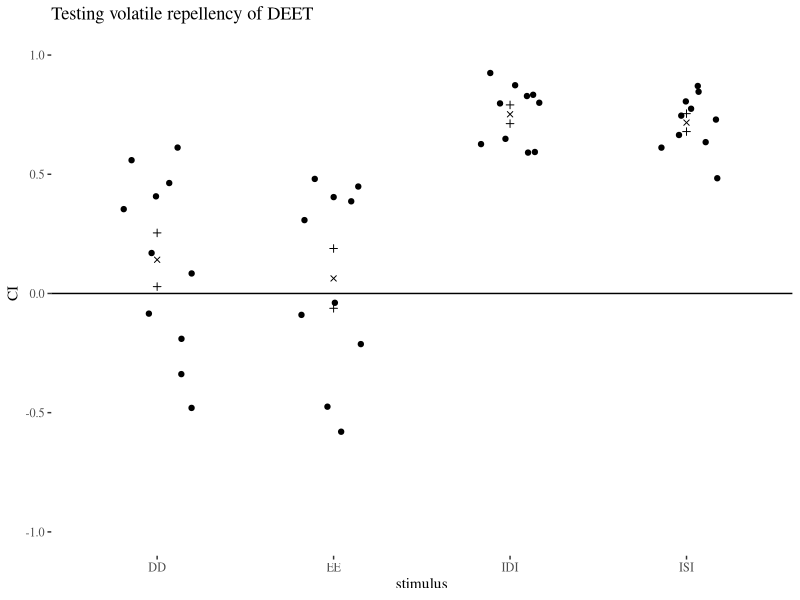
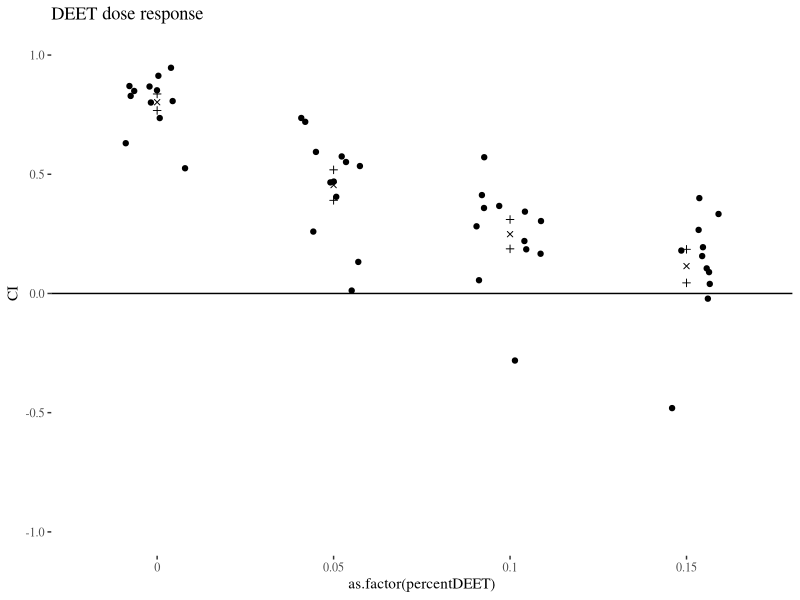
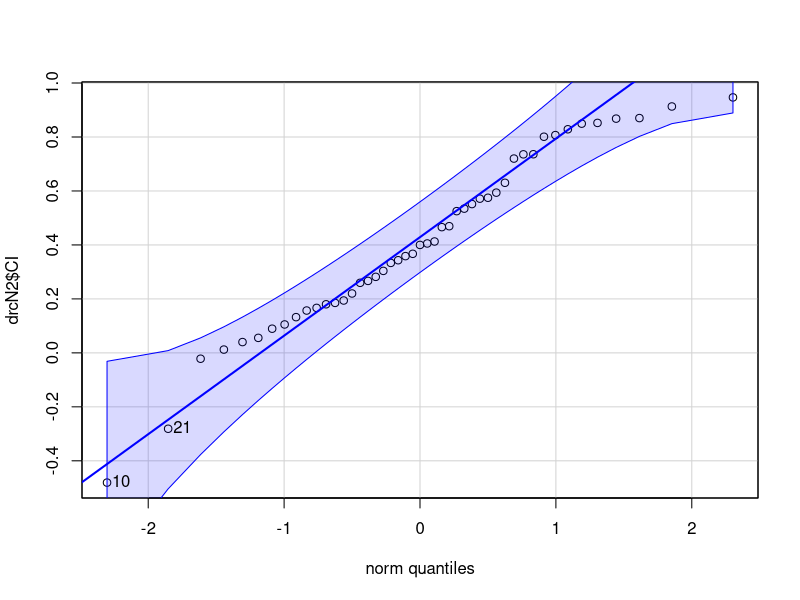
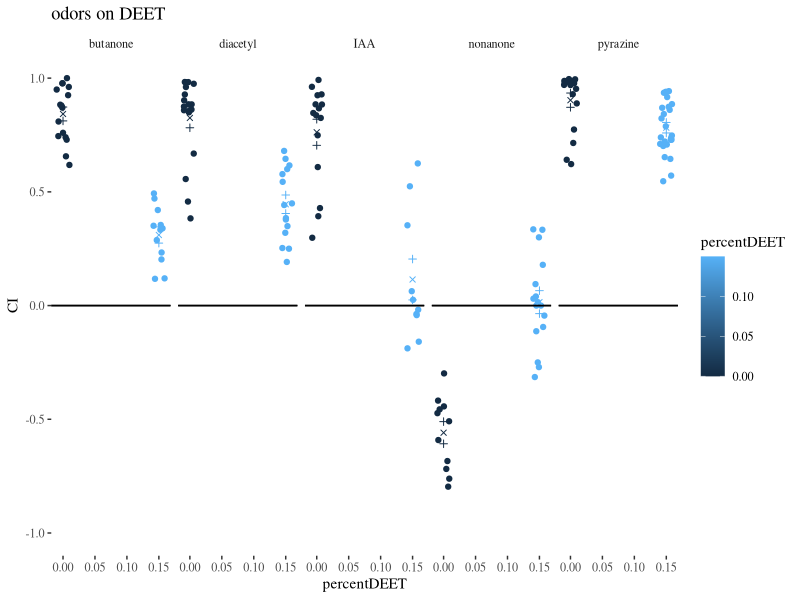
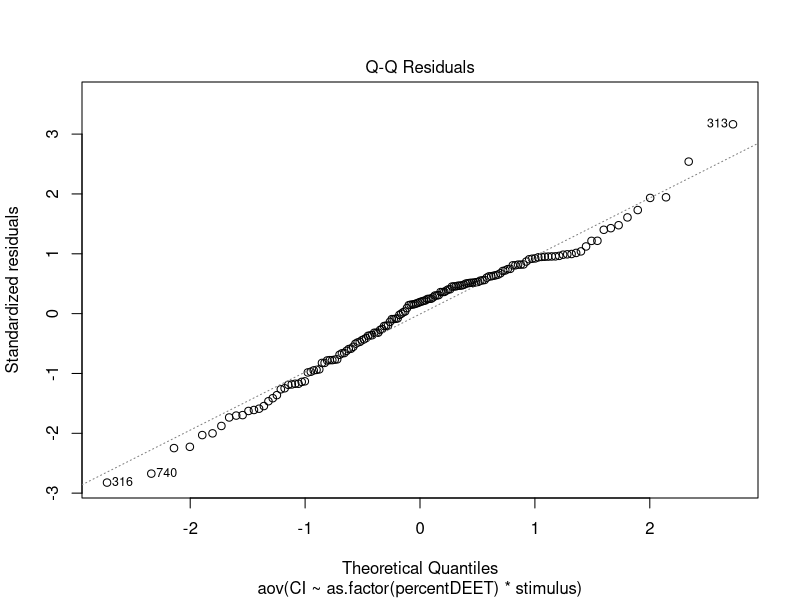
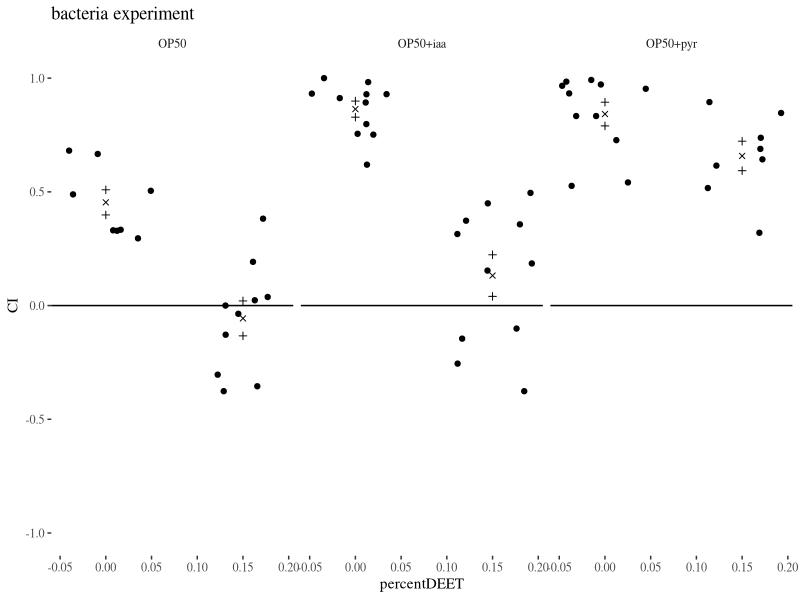
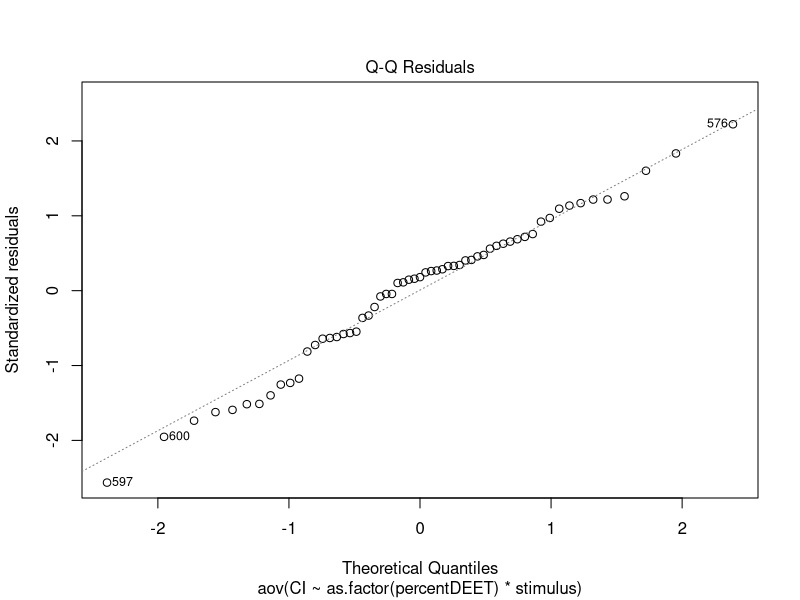
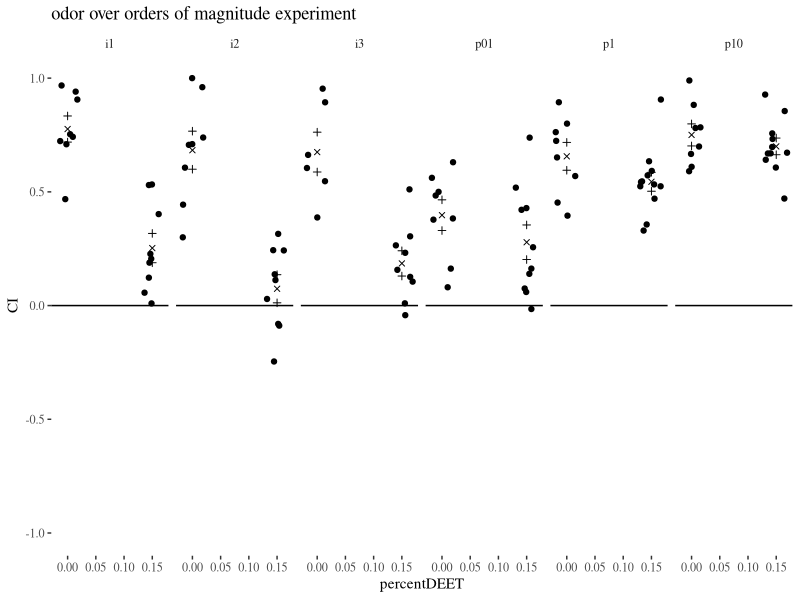

The R script that drew these images, in order:
## ---- chunk 1
knitr::opts_chunk$set(echo = TRUE)
## ---- chunk 2
#load libraries
library(plyr)
library(dplyr)
library(ggplot2)
library(ggthemes)
library(multcompView)
library(car)

allbeh <- read.csv('2018Dennis_DEETandCelegans_behaviordata.csv')


#start subsetting data:
hawaiian <- subset(allbeh,expt=='hawaiian')
#hawaiiand didn't have any positive controls that
# had enough responding animals to record
#so I excluded the day. temp in lab was also low that day.
hawaiian <- subset(hawaiian,date!=20160920)

hawaiiane <- subset(hawaiian,percentDEET==0)
hawaiiand <- subset(hawaiian,percentDEET==0.15)

rescue <- subset(allbeh,expt=='rescue'|expt=='rescue2')
rescueE <- subset(rescue,percentDEET==0)
rescueD <- subset(rescue,percentDEET==0.15)
spots <- subset(allbeh,expt=='spots')
screen <- subset(allbeh,expt=='screen2')

bacteria <- subset(allbeh,expt=='bacterial')
ASH <- subset(allbeh,expt=='ASH')
odordrc <- subset(allbeh,expt=='odordrc')

## ---- chunk 3
# make summary data
spotssum <- ddply(spots,c('stimulus'),summarise,N=length(stimulus),mean=mean(CI),sd=sd(CI),se=sd/sqrt(N),mem=mean-se,mep=mean+se)
  
# plot each point, xs are means, +s are standard error
ggplot(spots,aes(x=stimulus,y=CI)) + 
  ggtitle('Testing volatile repellency of DEET') +
  geom_jitter(width=0.2,height=0) +  
  geom_point(data=spotssum,aes(x=stimulus,y=mep),shape=3) +
  geom_point(data=spotssum,aes(x=stimulus,y=mem),shape=3)  +
  geom_point(data=spotssum,aes(x=stimulus,y=mean),shape=4) + 
  theme_tufte() + 
  ylim(-1,1) + 
  geom_hline(yintercept=0)

## ---- chunk 4
EE <- subset(spots,stimulus=="EE")
DD <- subset(spots,stimulus=="DD")
t.test(x=EE$CI,y=DD$CI,"two.sided")
## ---- chunk 5
IDI <- subset(spots,stimulus=="IDI")
ISI <- subset(spots,stimulus=="ISI")

t.test(x=ISI$CI,y=IDI$CI,"two.sided")

## ---- chunk 6
drc <- subset(allbeh,expt=='drc')
drc <- subset(drc,percentDEET<0.2)
drcN2 <- subset(drc,genotype=='N2')

drcN2summary <- ddply(drcN2,c("percentDEET"),summarise,N=length(percentDEET),mean=mean(CI),sd=sd(CI),se=sd/sqrt(N))
drcN2summary$mep <- drcN2summary$mean + drcN2summary$se
drcN2summary$mem <- drcN2summary$mean - drcN2summary$se

ggplot(drcN2,aes(x=as.factor(percentDEET),y=CI)) + 
  ggtitle('DEET dose response') + 
  geom_jitter(width=0.2,height=0) + 
  theme_tufte() + 
  ylim(-1,1) + 
  geom_hline(yintercept=0) + 
  geom_point(data=drcN2summary,aes(x=as.factor(percentDEET),y=mep),shape=3)+ geom_point(data=drcN2summary,aes(x=as.factor(percentDEET),y=mean),shape=4) +
geom_point(data=drcN2summary,aes(x=as.factor(percentDEET),y=mem),shape=3) 

## ---- chunk 7

#plot QQ plot for model used in 2 way anova, if looks like a ~ straight line the residuals are probably normal enough to run the 2 way anova using this model
qqPlot(drcN2$CI)


tukeydrc <- TukeyHSD(aov(formula = CI ~ as.factor(percentDEET), data = drcN2))

Tukeydrc.levels <- tukeydrc$`as.factor(percentDEET)`[,4]
multcompLetters(Tukeydrc.levels)['Letters']

## ---- chunk 8

odor <- subset(allbeh,expt=='odor')

odorsum <- ddply(odor,c("stimulus","percentDEET"),summarise,N=length(stimulus),mean=mean(CI),sd=sd(CI),se=sd/sqrt(N))
odorsum$mep <- odorsum$mean + odorsum$se
odorsum$mem <- odorsum$mean - odorsum$se



ggplot(odor,aes(x=percentDEET,y=CI,color=percentDEET)) + 
  ggtitle('odors on DEET') +  
  geom_jitter(width=0.01,height=0) + 
  theme_tufte() + 
  ylim(-1,1) + 
  geom_hline(yintercept=0) + 
  geom_point(data=odorsum,aes(x=percentDEET,y=mep),shape=3) + 
  geom_point(data=odorsum,aes(x=percentDEET,y=mem),shape=3)  + 
  geom_point(data=odorsum,aes(x=percentDEET,y=mean),shape=4) + 
  theme_tufte() + 
  geom_hline(yintercept=0) + 
  facet_grid(~stimulus)


## ---- chunk 9


#plot QQ plot for model used in 2 way anova, if looks like a ~ straight line the residuals are probably normal enough to run the 2 way anova using this model
odors.aov = aov(CI~as.factor(percentDEET)*stimulus,data=odor)
plot(odors.aov,which=2)

tukeyodor <- TukeyHSD(aov(formula=CI~as.factor(percentDEET)*as.factor(stimulus),data=odor))

Tukey.levels <- tukeyodor$`as.factor(percentDEET):as.factor(stimulus)`[,4]
multcompLetters(Tukey.levels)['Letters']
  
## ---- chunk 10

# make summary data for bacteria
bacteriasummary <-ddply(bacteria,c("stimulus", "percentDEET"),summarise,N=length(CI),mean=mean(CI),sd=sd(CI),se=sd/sqrt(N))
bacteriasummary$mep <- bacteriasummary$mean + bacteriasummary$se
bacteriasummary$mem <- bacteriasummary$mean - bacteriasummary$se

ggplot(bacteria,aes(x=percentDEET,y=CI)) + 
  ggtitle('bacteria experiment')  + 
  geom_point(data=bacteriasummary,aes(x=percentDEET,y=mep),shape=3)  + 
  geom_point(data=bacteriasummary,aes(x=percentDEET,y=mem),shape=3)  + 
  geom_point(data=bacteriasummary,aes(x=percentDEET,y=mean),shape=4)  + 
  geom_jitter(width=0.05,height=0) + 
  theme_tufte() + 
  ylim(-1,1) + 
  geom_hline(yintercept=0) + 
  facet_grid(~stimulus)


## ---- chunk 11
bacteria.aov = aov(CI~as.factor(percentDEET)*stimulus,data=bacteria)

plot(bacteria.aov,which=2)

# looks pretty good

# and Levene's test was not significant 
leveneTest(CI~stimulus*as.factor(percentDEET),data=bacteria)

#stats:
TukeyHSD(aov(CI~stimulus*as.factor(percentDEET),bacteria)) -> tukeybac
Tukeybac.levels <- tukeybac$`stimulus:as.factor(percentDEET)`[,4]
multcompLetters(Tukeybac.levels)['Letters']

## ---- chunk 12

# make summary data for bacteria
odordrcsummary <-ddply(odordrc,c("stimulus","percentDEET"),summarise,N=length(CI),mean=mean(CI),sd=sd(CI),se=sd/sqrt(N))
odordrcsummary$mep <- odordrcsummary$mean + odordrcsummary$se
odordrcsummary$mem <- odordrcsummary$mean - odordrcsummary$se

ggplot(odordrc,aes(x=percentDEET,y=CI)) + 
  ggtitle('odor over orders of magnitude experiment')  + 
  geom_point(data=odordrcsummary,aes(x=percentDEET,y=mep),shape=3)  + 
  geom_point(data=odordrcsummary,aes(x=percentDEET,y=mem),shape=3)  + 
  geom_point(data=odordrcsummary,aes(x=percentDEET,y=mean),shape=4)  + 
  geom_jitter(width=0.02,height=0) + 
  theme_tufte() + 
  ylim(-1,1) + 
  geom_hline(yintercept=0) + 
  facet_grid(~stimulus)

## ---- chunk 13

odordrciaa <- subset(odordrc,stimulus!="p01")
odordrciaa <- subset(odordrciaa,stimulus!="p1")
odordrciaa <- subset(odordrciaa,stimulus!="p10")

odordrcpyr <- subset(odordrc,stimulus!="i1")
odordrcpyr <- subset(odordrcpyr,stimulus!="i2")
odordrcpyr <- subset(odordrcpyr,stimulus!="i3")

#qqPlots
qqPlot(odordrciaa$CI)
qqPlot(odordrcpyr$CI)

#levene's tests
leveneTest(CI~stimulus*as.factor(percentDEET),data=odordrciaa)
leveneTest(CI~stimulus*as.factor(percentDEET),data=odordrcpyr)

#stats
tukeyiaadrc <- TukeyHSD(aov(CI~stimulus*as.factor(percentDEET),odordrciaa))
Tukeyiaadrc.levels <- tukeyiaadrc$`stimulus:as.factor(percentDEET)`[,4]
multcompLetters(Tukeyiaadrc.levels)['Letters']

tukeypyrdrc <- TukeyHSD(aov(CI~stimulus*as.factor(percentDEET),odordrcpyr))
Tukeypyrdrc.levels <- tukeypyrdrc$`stimulus:as.factor(percentDEET)`[,4]
multcompLetters(Tukeypyrdrc.levels)['Letters']

## ---- chunk 14

ggplot(screen,aes(x=genotype,y=CI)) + ggtitle('screen data') + geom_boxplot(outlier.shape=NA,coef=0) + geom_jitter(width=0.2,height=0) + theme_tufte() + ylim(-1,1) + geom_hline(yintercept=0)

## ---- chunk 15
N2screen <- subset(screen,genotype=="N2")
ed03screen <- subset(screen,genotype=="ed03")
t.test(x=N2screen$CI,y=ed03screen$CI,"two.sided")
## ---- chunk 16
# make summary data (means, standard errors) to plot
hdsummary <-ddply(hawaiiand,c("genotype"),summarise,N=length(genotype),mean=mean(CI),sd=sd(CI),se=sd/sqrt(N))
hdsummary$mep <- hdsummary$mean + hdsummary$se
hdsummary$mem <- hdsummary$mean - hdsummary$se

#plot hawaiian strains chemotaxing to IAA on DEET agar
ggplot(hawaiiand,aes(x=genotype,y=CI)) + 
  ggtitle('hawaiian deet') + 
  geom_point(data=hdsummary,aes(x=genotype,y=mep),shape=3)  +
  geom_point(data=hdsummary,aes(x=genotype,y=mem),shape=3)  +
  geom_jitter(width=0.2,height=0) + theme_tufte() + ylim(-1,1) +
  geom_hline(yintercept=0) + 
  coord_flip()

## ---- chunk 17

qqPlot(hawaiiand$CI)

## ---- chunk 18

tukeyhawaiian <- TukeyHSD(aov(formula = CI ~ genotype, data = hawaiiand))
hawaiian.levels <- tukeyhawaiian$genotype[,4]
multcompLetters(hawaiian.levels)['Letters']
## ---- chunk 19

# make summary data for hawaiiane

hawaiiane <- subset(hawaiiane,genotype!='ewIR69')
hesummary <-ddply(hawaiiane,c("genotype"),summarise,N=length(genotype),mean=mean(CI),sd=sd(CI),se=sd/sqrt(N))
hesummary$mep <- hesummary$mean + hesummary$se
hesummary$mem <- hesummary$mean - hesummary$se

ggplot(hawaiiane,aes(x=genotype,y=CI)) +
  ggtitle('hawaiian etoh') +
  geom_boxplot(data=hesummary,aes(x=genotype,y=mean)) + 
  geom_point(data=hesummary,aes(x=genotype,y=mep),shape=3)  +
  geom_point(data=hesummary,aes(x=genotype,y=mem),shape=3)  + 
  geom_jitter(width=0.2,height=0) +
  theme_tufte() +
  ylim(-1,1) + 
  geom_hline(yintercept=0)
## ---- chunk 20

qqPlot(hawaiiane$CI)

## ---- chunk 21

tukeyhawaiiane <- TukeyHSD(aov(formula=CI~genotype,data=hawaiiane))
Tukeyhe.levels <- tukeyhawaiiane$`genotype`[,4]
multcompLetters(Tukeyhe.levels)['Letters']
## ---- chunk 22

# make summary data for rescue

rescue2 <- subset(allbeh,expt=='rescue2')
rescue <- subset(allbeh,expt=='rescue')
rescueall <- rbind(rescue2,rescue)
rescueD <- subset(rescueall,percentDEET==0.15)

rescueDsummary <-ddply(rescueD,c("genotype"),summarise,N=length(genotype),mean=mean(CI),sd=sd(CI),se=sd/sqrt(N))
rescueDsummary$mep <- rescueDsummary$mean + rescueDsummary$se
rescueDsummary$mem <- rescueDsummary$mean - rescueDsummary$se

ggplot(rescueD,aes(x=genotype,y=CI)) + 
  ggtitle('rescue') + 
  geom_boxplot(data=rescueDsummary,aes(x=genotype,y=mean)) + 
  geom_point(data=rescueDsummary,aes(x=genotype,y=mep),shape=3)  + 
  geom_point(data=rescueDsummary,aes(x=genotype,y=mem),shape=3)  + 
  geom_jitter(width=0.1,height=0) + 
  theme_tufte() + 
  ylim(-1,1) + 
  geom_hline(yintercept=0)
## ---- chunk 23
crisprnoR <- subset(rescueD,genotype=='crispr')
crisprR <- subset(rescueD,genotype=='crispr-r')
ed03noR <- subset(rescueD,genotype=='ed03')
ed03R <- subset(rescueD,genotype=='ed03-r')
ewir74noR <- subset(rescueD,genotype=='ewIR74')
ewir74R <- subset(rescueD,genotype=='ewIR74r')

t.test(crisprnoR$CI,crisprR$CI)
t.test(ed03noR$CI,ed03R$CI)
t.test(ewir74noR$CI,ewir74R$CI)
## ---- chunk 24

ASHsum <- ddply(ASH,c("genotype","percentDEET"),summarise,N=length(genotype),mean=mean(CI),sd=sd(CI),se=sd/sqrt(N))
ASHsum$mep <- ASHsum$mean + ASHsum$se
ASHsum$mem <- ASHsum$mean - ASHsum$se



ggplot(ASH,aes(x=percentDEET,y=CI,color=percentDEET)) + 
  ggtitle('testing ASH requirement') +  
  geom_jitter(width=0.01,height=0) + 
  theme_tufte() + 
  ylim(-1,1) + 
  geom_hline(yintercept=0) + 
  geom_point(data=ASHsum,aes(x=percentDEET,y=mep),shape=3) + 
  geom_point(data=ASHsum,aes(x=percentDEET,y=mem),shape=3)  + 
  geom_point(data=ASHsum,aes(x=percentDEET,y=mean),shape=4) + 
  theme_tufte() + 
  geom_hline(yintercept=0) + 
  facet_grid(~genotype)

## ---- chunk 25
ASH.aov = aov(CI~as.factor(percentDEET)*genotype,data=ASH)
plot(ASH.aov,which=2)

leveneTest(CI~genotype*as.factor(percentDEET),data=ASH)

tukeyASH <- TukeyHSD(aov(formula=CI~as.factor(percentDEET)*as.factor(genotype),data=ASH))

TukeyASH.levels <- tukeyASH$`as.factor(percentDEET):as.factor(genotype)`[,4]
multcompLetters(TukeyASH.levels)['Letters']

## ---- chunk 26

# make summary data for tetx

tetx <- subset(allbeh,expt=='tetx')
tetx <- subset(tetx,genotype!='ed03')
#removes one data point where I had an ed03 plate to check stocks after thawing, done at the same time
tetxD <- subset(tetx,percentDEET==0.15)

tetxDsummary <-ddply(tetxD,c("genotype"),summarise,N=length(genotype),mean=mean(CI),sd=sd(CI),se=sd/sqrt(N))
tetxDsummary$mep <- tetxDsummary$mean + tetxDsummary$se
tetxDsummary$mem <- tetxDsummary$mean - tetxDsummary$se

ggplot(tetxD,aes(x=genotype,y=CI)) + 
  ggtitle('tetx')  + 
  geom_point(data=tetxDsummary,aes(x=genotype,y=mep),shape=3)  + 
  geom_point(data=tetxDsummary,aes(x=genotype,y=mem),shape=3)  + 
  geom_point(data=tetxDsummary,aes(x=genotype,y=mean),shape=4)  + 
  geom_jitter(width=0.1,height=0) + 
  theme_tufte() + 
  ylim(-1,1) + 
  geom_hline(yintercept=0)

qqPlot(tetxD$CI)
TukeyHSD(aov(CI~genotype,tetxD))
